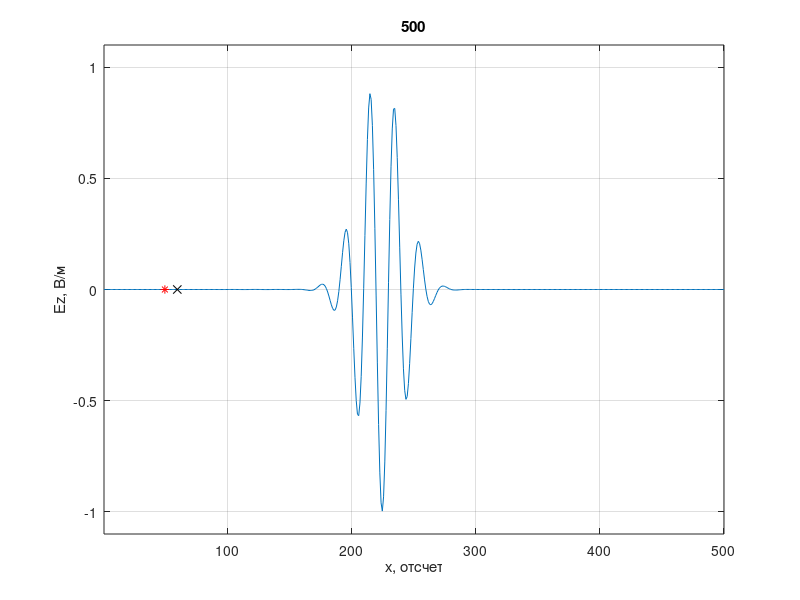
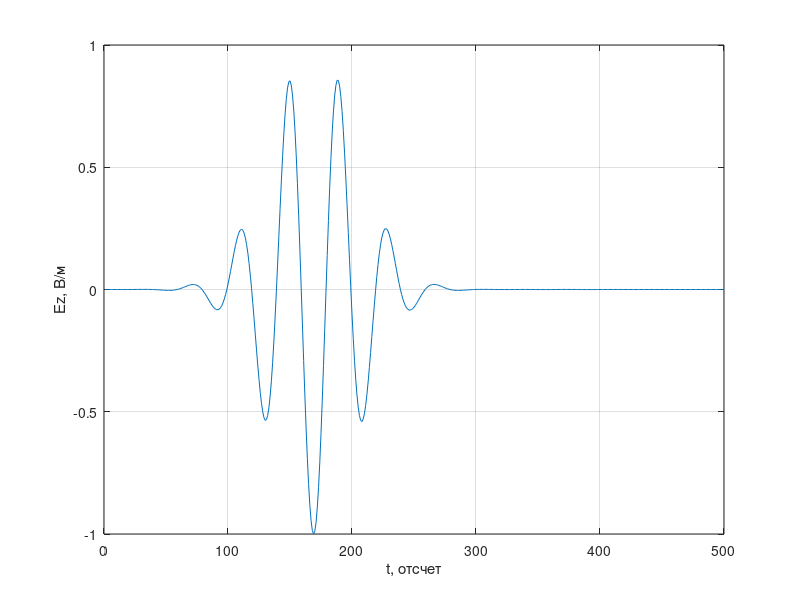

Write MATLAB code to recreate these figures, in order.
%% Одномерный FDTD. Версия 1.3.1
% Гауссов импульс распространяется в одну сторону (TFSF boundary)
% Источник находится в диэлектрике
clear

% Волновое сопротивление свободного пространства
W0 = 120 * pi;

% Число Куранта
Sc = 1;

% Время расчета в отсчетах
maxTime = 500;

% Размер области моделирования в отсчетах
maxSize = 500;

% Положение датчика, регистрирующего поля
probePos = 60;

% Положение источника возбуждения
sourcePos = 50;

% Параметры сигнала
Nl = 40;
Nwg = 50;
Ndg = 150;

Ez = zeros (1, maxSize);
Hy = zeros (1, maxSize);

eps = ones (size (Ez));
eps(1: end) = 4;

mu = ones (size (Ez));
%mu(1: end) = 4.0;

% Поле, зарегистрированное в датчике в зависимости от времени
probeTimeEz = zeros (1, maxTime);

figure

for t = 1: maxTime
    % Расчет компоненты поля H
    for m = 1: maxSize - 1
        % До этой строки Hy(n) хранит значение компоненты Hy
        % за предыдущий момент времени
        Hy(m) = Hy(m) + (Ez(m + 1) - Ez(m)) / (W0 * mu(m)) * Sc;
    end
    
    % Источник возбуждения с использованием метода 
    % Total Field / Scattered Field
    Hy(sourcePos - 1) = Hy(sourcePos - 1) - ...
        Sc / (W0 * mu(sourcePos - 1)) * ...
        sin(2 * pi * t * Sc / Nl ) * ...
        exp (-(t - Ndg) ^ 2 / (Nwg ^ 2));
    
    % Расчет компоненты поля E
    for m = 2: maxSize
        % До этой строки Ez(n) хранит значение компоненты EzS
        % за предыдущий момент времени
        Ez(m) = Ez(m) + (Hy(m) - Hy(m - 1)) * (W0 / eps(m)) * Sc;
    end

    % Источник возбуждения с использованием метода 
    % Total Field / Scattered Field
    Ez(sourcePos) = Ez(sourcePos) + ...
      Sc / (sqrt(eps(sourcePos) * mu(sourcePos))) *...
      sin(2 * pi / Nl * ((t + 0.5) * Sc - (-0.5 * sqrt(eps(sourcePos) * mu(sourcePos))))) *...
      exp(-(t + 0.5 - (-0.5 * sqrt(eps(sourcePos) * mu(sourcePos)) / Sc)...
      - Ndg) ^ 2 / (Nwg ^ 2));
    
    % Регистрация поля в точке
    probeTimeEz(t) = Ez(probePos);
    
    plot (Ez);
    xlim ([1, maxSize]);
    ylim ([-1.1, 1.1]);
    xlabel ('x, отсчет')
    ylabel ('Ez, В/м')
    title (sprintf('%d', t))
    grid on
    hold on
    plot (probePos, 0, 'xk');
    plot (sourcePos, 0, '*r');
    hold off
    pause (0.03)
end

figure
plot (probeTimeEz)
xlabel ('t, отсчет')
ylabel ('Ez, В/м')
grid on